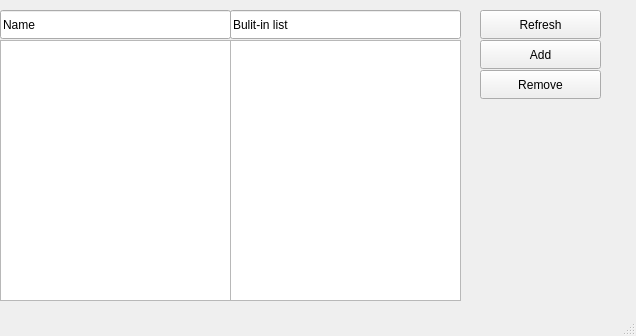
<?xml version="1.0" encoding="UTF-8"?>
<ui version="4.0">
 <class>MainWindow</class>
 <widget class="QMainWindow" name="MainWindow">
  <property name="geometry">
   <rect>
    <x>0</x>
    <y>0</y>
    <width>636</width>
    <height>336</height>
   </rect>
  </property>
  <property name="windowTitle">
   <string>Interface list</string>
  </property>
  <widget class="QWidget" name="centralwidget">
   <widget class="QPushButton" name="refreshButton">
    <property name="geometry">
     <rect>
      <x>480</x>
      <y>10</y>
      <width>121</width>
      <height>29</height>
     </rect>
    </property>
    <property name="text">
     <string>Refresh</string>
    </property>
   </widget>
   <widget class="QListWidget" name="nameField">
    <property name="geometry">
     <rect>
      <x>0</x>
      <y>40</y>
      <width>231</width>
      <height>261</height>
     </rect>
    </property>
   </widget>
   <widget class="QLineEdit" name="package_2">
    <property name="geometry">
     <rect>
      <x>0</x>
      <y>10</y>
      <width>231</width>
      <height>29</height>
     </rect>
    </property>
    <property name="text">
     <string>Name</string>
    </property>
   </widget>
   <widget class="QPushButton" name="addButton">
    <property name="geometry">
     <rect>
      <x>480</x>
      <y>40</y>
      <width>121</width>
      <height>29</height>
     </rect>
    </property>
    <property name="text">
     <string>Add</string>
    </property>
   </widget>
   <widget class="QPushButton" name="removeButton">
    <property name="geometry">
     <rect>
      <x>480</x>
      <y>70</y>
      <width>121</width>
      <height>29</height>
     </rect>
    </property>
    <property name="text">
     <string>Remove</string>
    </property>
   </widget>
   <widget class="QListWidget" name="builtField">
    <property name="geometry">
     <rect>
      <x>230</x>
      <y>40</y>
      <width>231</width>
      <height>261</height>
     </rect>
    </property>
   </widget>
   <widget class="QLineEdit" name="package_3">
    <property name="geometry">
     <rect>
      <x>230</x>
      <y>10</y>
      <width>231</width>
      <height>29</height>
     </rect>
    </property>
    <property name="text">
     <string>Bulit-in list</string>
    </property>
   </widget>
  </widget>
  <widget class="QStatusBar" name="statusbar"/>
 </widget>
 <resources/>
 <connections/>
</ui>
